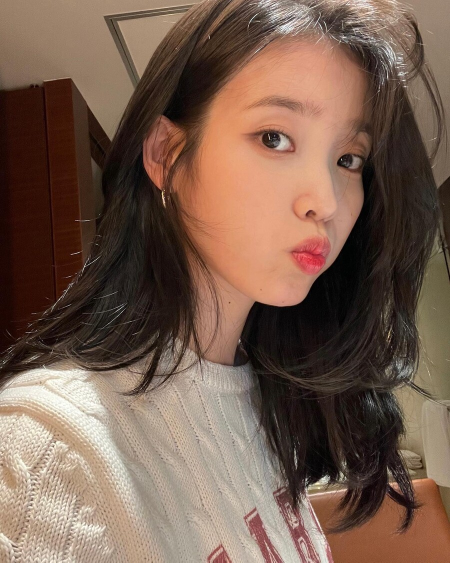
#> input picture images/b_iu.jpg, 900 x 1125 px, found by its file name (shown at 1/2 size)
$ python main.py
#> lines starting #> are read from the running program, lines starting #| are printed output that depends on the picture; after the words box and inside, x2 and y2 are one past the last pixel; in counts of white or black regions, pixels touching at a corner belong together
import numpy as np
import cv2
import matplotlib.pyplot as plt
import os


def main():

    img = cv2.imread("static/images/b_iu.jpg")
#> img is the input picture: shape (1125, 900, 3); mean B, G, R 79.4, 94.3, 119.9
    save_file = "static/images/b_iu_cartoon.jpg"
    # cv2.imshow("img", img)

    img_copy = img
    img_gray = cv2.cvtColor(img, cv2.COLOR_BGR2GRAY)
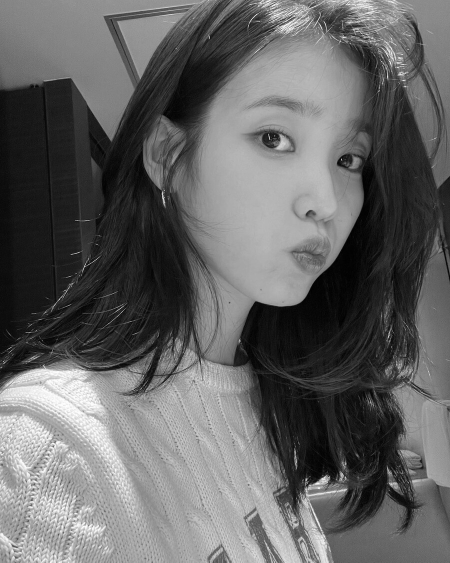
#> img_gray: shape (1125, 900) (shown at 1/2 size); min 0, max 255, mean 100.3
    # cv2.imshow("img_gray", img_gray)
    img_blur = cv2.medianBlur(img_gray, 5)
    # cv2.imshow("img_blur", img_blur)
    img_edge = cv2.adaptiveThreshold(img_blur,
                                    255,
                                    cv2.ADAPTIVE_THRESH_GAUSSIAN_C,
                                    cv2.THRESH_BINARY,
                                    blockSize=7,
                                    C=3)
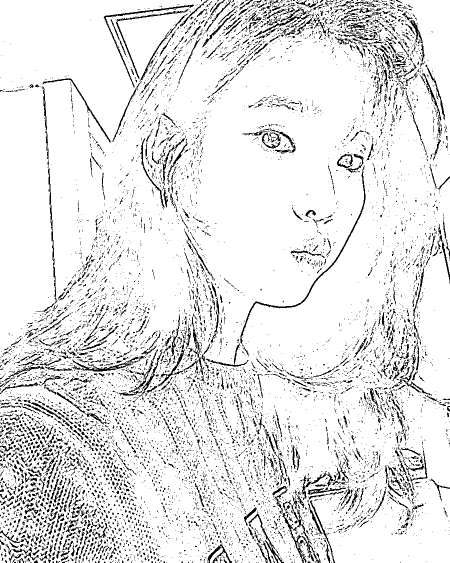
#> img_edge: shape (1125, 900) (shown at 1/2 size); 89.7% white; black in thin lines or dots

    img_edge = cv2.cvtColor(img_edge, cv2.COLOR_GRAY2BGR)
#> img_edge: shape (1125, 900, 3); 89.7% white; black in thin lines or dots
    # cv2.imshow("img_edge", img_edge)

    for _ in range(2):
        img_copy = cv2.pyrDown(img_copy)
        for _ in range(5):
            img_copy = cv2.bilateralFilter(img_copy, d=9, sigmaColor=9, sigmaSpace=7)
        img_copy = cv2.resize(img_copy, (img.shape[1], img.shape[0]),
                            interpolation=cv2.INTER_CUBIC)
#> this loop made 2 passes
#> pass 1, in main, `img_copy = cv2.pyrDown(img_copy)`:
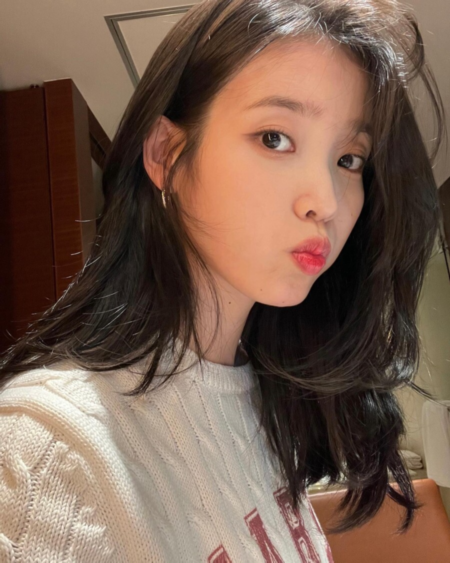
#> img_copy: shape (563, 450, 3); mean B, G, R 79.4, 94.4, 120

    img_cartoon = cv2.bitwise_and(img_copy, img_edge)
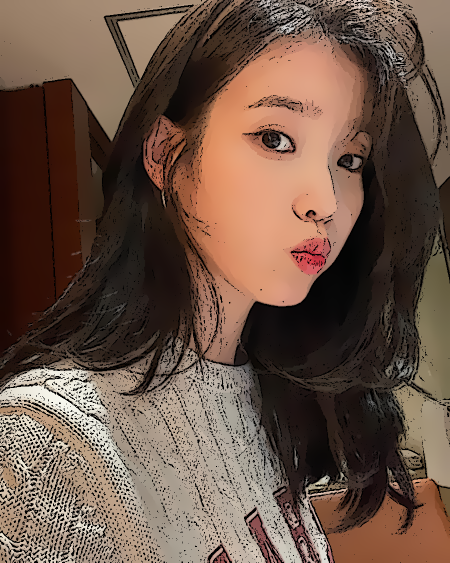
#> img_cartoon: shape (1125, 900, 3) (shown at 1/2 size); mean B, G, R 70.1, 83.8, 107.4
    cv2.imwrite(save_file, img_cartoon)

    # [4 lines of commented-out code are left out]
    return img_cartoon

if __name__ == "__main__":
    main()

$ run again, with images/IU_Screen.jpg copied over images/b_iu.jpg
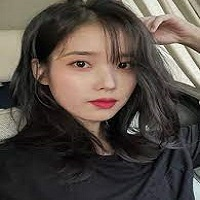
#> input picture images/IU_Screen.jpg, 200 x 200 px, found by its file name
#> in main, img is the input picture: shape (200, 200, 3); mean B, G, R 68.3, 74.8, 84
#> in main, `img_edge = cv2.adaptiveThreshold(img_blur, 255, cv2.ADAPTIVE_THRESH_GA..`:
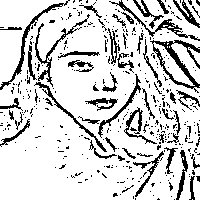
#> img_edge: shape (200, 200); 82.1% white; black in thin lines or dots
#> in main, `img_cartoon = cv2.bitwise_and(img_copy, img_edge)`:
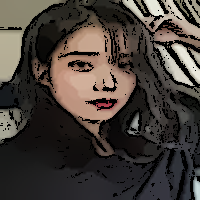
#> img_cartoon: shape (200, 200, 3); mean B, G, R 57.1, 62.5, 69.9
